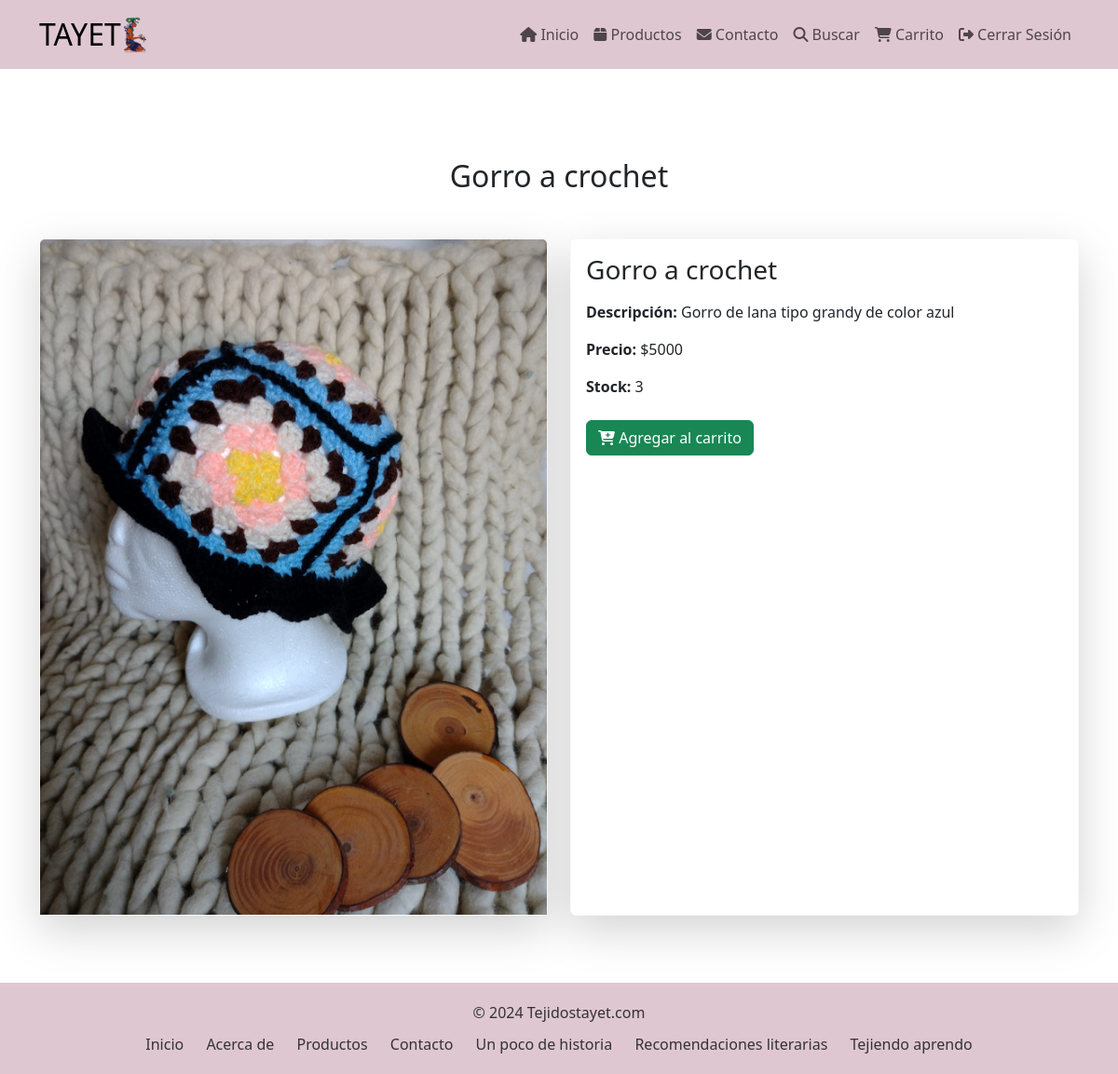
The page /producto/9/ (signed in) on the database as committed earlier.
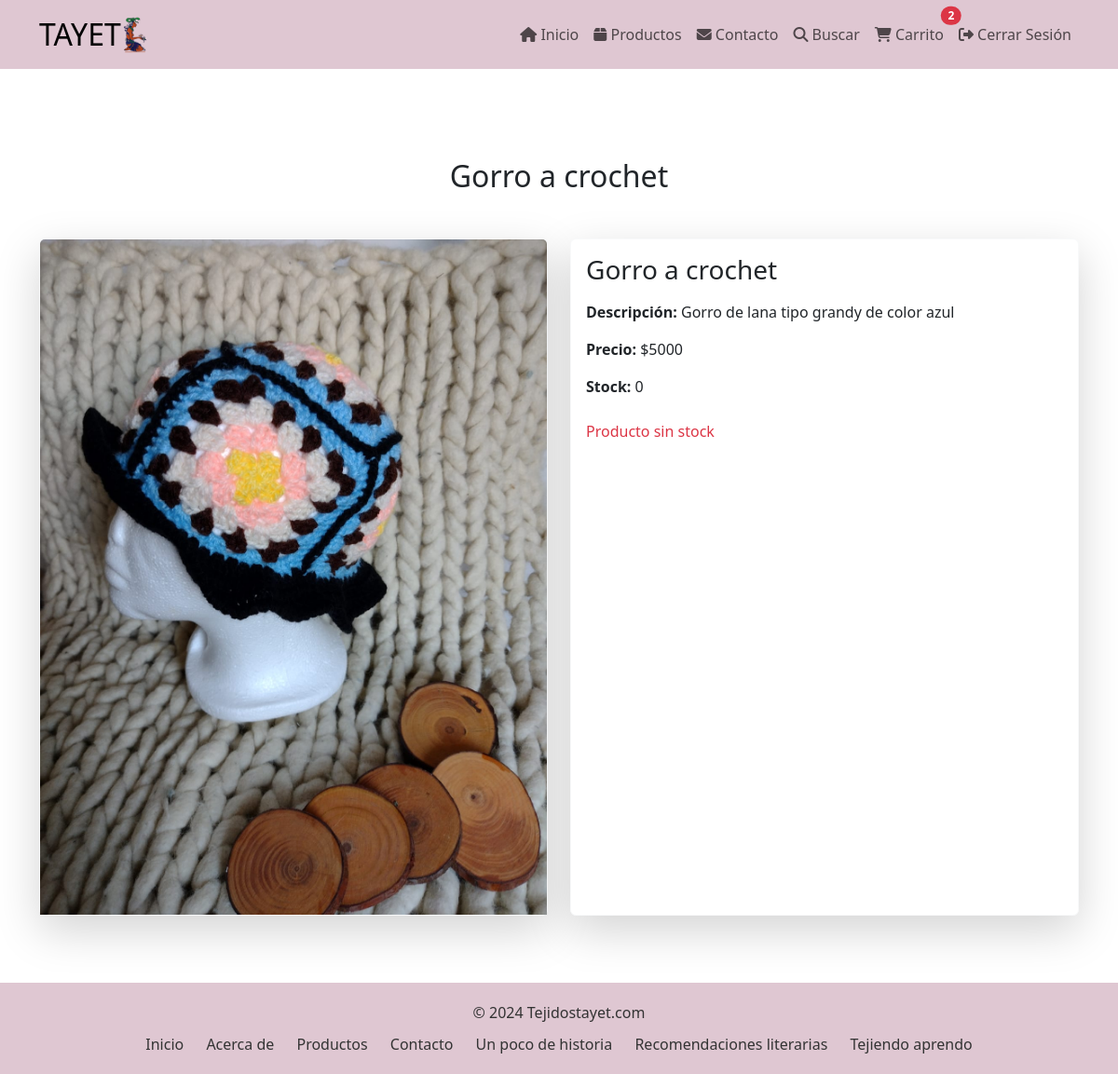
The same page on the database as committed later.
### core/models.py (models this page shows, shortened)
class Producto(models.Model):
    nombre = models.CharField(max_length=100)
    descripcion = models.TextField()
    precio = models.IntegerField()
    imagen = models.ImageField(upload_to='productos/')
    categoria = models.ForeignKey(Categoria, on_delete=models.CASCADE, related_name='productos')
    stock = models.IntegerField(default=0)

### core/views.py (the view)
# urls.py: path('producto/<int:producto_id>/', producto_detalle, name='producto_detalle'),
def producto_detalle(request, producto_id):
    producto = get_object_or_404(Producto, id=producto_id)
    return render(request, 'core/producto_detalle.html', {'producto': producto})

### core/context_processors.py (called while the page is built)
def carrito_context(request):
    if request.user.is_authenticated:
        cantidad_total = Carrito.objects.filter(usuario=request.user).aggregate(total_cantidad=Sum('cantidad'))['total_cantidad'] or 0
    else:
        cantidad_total = 0
    return {'cantidad_total': cantidad_total}

### core/templates/core/producto_detalle.html
{% extends "core/base.html" %}
{% load static %}
{% block principal %}
    <section id="producto-detalle" class="pt-5">
        <div class="container">
            <h2 class="text-center my-5">{{ producto.nombre }}</h2>
            <div class="row">
                <div class="col-md-6 mb-4">
                    <div class="card shadow-lg border-light">
                        <img src="{{ producto.imagen.url }}" alt="{{ producto.nombre }}" class="card-img-top img-fluid" style="object-fit: cover; height: auto;">
                    </div>
                </div>
                <div class="col-md-6 mb-4">
                    <div class="card shadow-lg border-light h-100">
                        <div class="card-body d-flex flex-column">
                            <h3 class="card-title mb-3">{{ producto.nombre }}</h3>
                            <p class="card-text mb-3"><strong>Descripción:</strong> {{ producto.descripcion }}</p>
                            <p class="card-text mb-3"><strong>Precio:</strong> ${{ producto.precio }}</p>
                            <p class="card-text mb-4"><strong>Stock:</strong> {{ producto.stock }}</p>
                            {% if producto.stock > 0 %}
                            <div class="d-flex gap-2">
                                <a href="{% url 'agregar_al_carrito' producto.id %}" class="btn btn-success">
                                    <i class="fas fa-cart-plus"></i> Agregar al carrito
                                </a>
                            </div>
                            {% else %}
                            <p class="text-danger">Producto sin stock</p>
                            {% endif %}
                        </div>
                    </div>
                </div>
            </div>
        </div>
    </section>
    <div class="pt-5"></div>
{% endblock %}

Rows that differ between the two databases and show on the page:
changed Producto "Gorro a crochet": stock "3" → "0"
Other text that changed with them:
{{ cantidad_total }}: (not shown) → "2"
text no longer shown: "Agregar al carrito"
text now shown: "Producto sin stock"
